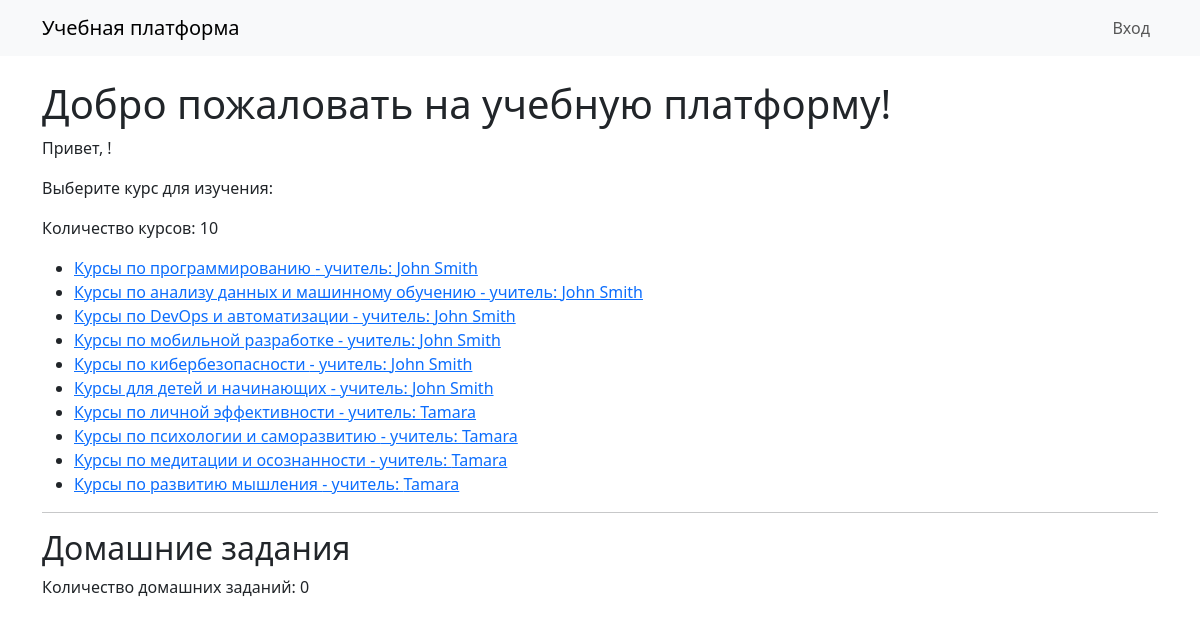
The app's page /, older data.
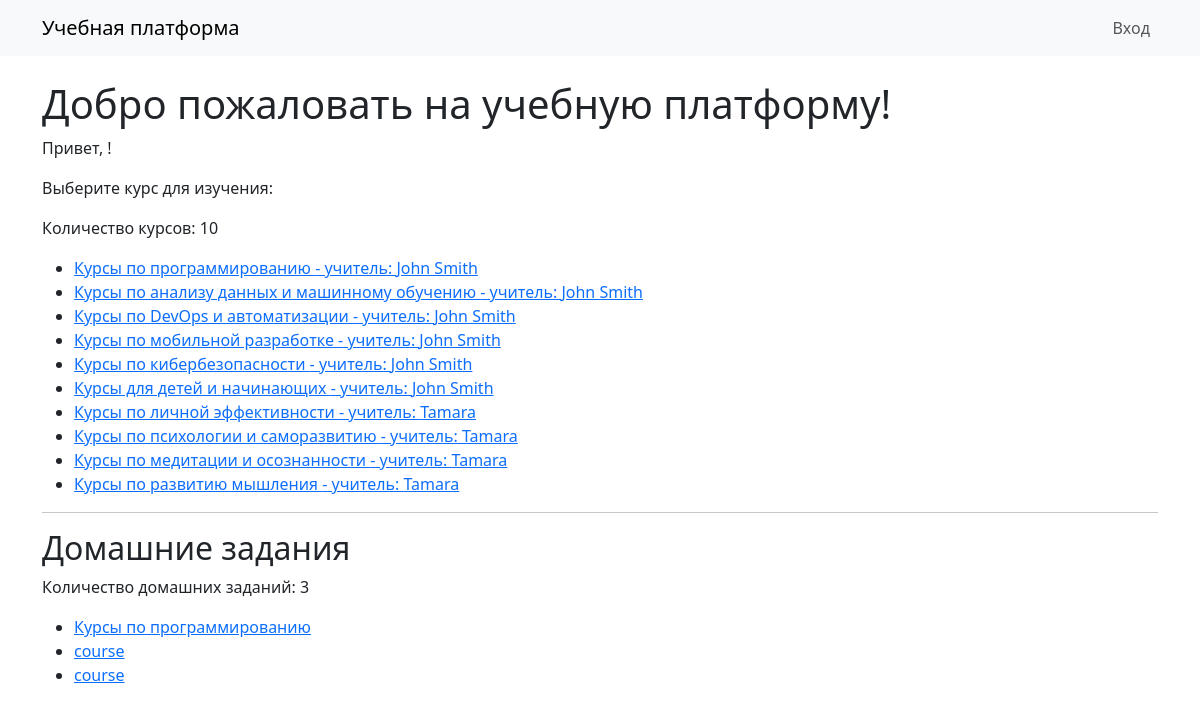
The same page, newer data.
### online_courses/models.py (models this page shows, shortened)
class Course(models.Model):
    title = models.CharField(max_length=255)
    description = models.TextField(null=True, blank=True)
    teacher = models.ForeignKey(User, on_delete=models.SET_NULL, null=True, limit_choices_to={'role': 'teacher'}, related_name='courses_taught')
    students = models.ManyToManyField(User, related_name='enrolled_courses', blank=True, limit_choices_to={'role': 'student'})

class User(AbstractUser):
    ROLE_CHOICES = [
        ('student', 'Студент'),
        ('teacher', 'Преподаватель'),
        ('admin', 'Администратор')
    ]
    username = models.CharField(max_length=100, unique=True)
    email = models.EmailField(unique=True)
    role = models.CharField(max_length=20, choices=ROLE_CHOICES, default='student')
    def __str__(self):
        return self.username

class Homework(models.Model):
    title = models.CharField(max_length=255)
    description = models.TextField(null=True, blank=True)
    course = models.ForeignKey(Course, on_delete=models.CASCADE, related_name='homeworks')
    due_date = models.DateField()
    assigned_by = models.ForeignKey(User, on_delete=models.CASCADE, limit_choices_to={'role': 'teacher'}, related_name='assigned_homeworks')
    assigned_to = models.ForeignKey(User, on_delete=models.CASCADE, limit_choices_to={'role': 'student'}, related_name='homeworks', blank=True, null=True)

### online_courses/views.py (the view)
# urls.py: path('', home, name='home'),
def home(request):
    courses = Course.objects.all()
    homeworks = Homework.objects.all()
    return render(request, 'home.html', {'courses': courses, 'homeworks': homeworks})

### online_courses/templates/home.html (shortened to what this page needs)
{% extends 'base.html' %}
{% block content %}
<h1>Добро пожаловать на учебную платформу!</h1>
<p>Привет, {{ user.username }}!</p>
<p>Выберите курс для изучения:</p>
<p>Количество курсов: {{ courses|length }}</p>
<ul>
    {% for course in courses %}
        <li><a href="{% url 'online_courses:course_detail' course.id %}">{{ course.title }} - учитель: {{ course.teacher }}</a></li>
    {% endfor %}
</ul>
<hr>
<h2>Домашние задания</h2>
<p>Количество домашних заданий: {{ homeworks|length }}</p>
<ul>
    {% for homework in homeworks %}
        <li><a href="{% url 'online_courses:review_homework' homework.id %}">{{ homework.title }}</a></li>
    {% endfor %}
</ul>
{% endblock %}

Row changes from the older to the newer data that the page shows:
added Homework: title "Курсы по программированию"
added Homework: title "course"
added Homework: title "course"
Text that changed along with them:
{{ homeworks|length }}: "0" → "3"
